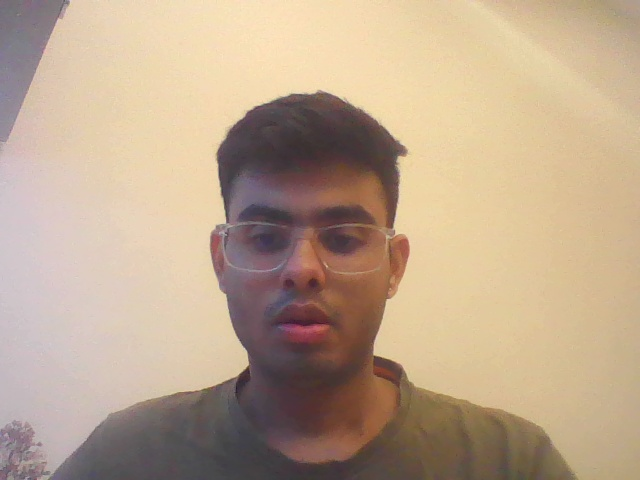
#> input picture dataset/USR001/USR001_000.jpg, 640 x 480 px
$ python -i image_matcher.py   (imports and definitions only)
#> lines starting #> are read from the running program, lines starting #| are printed output that depends on the picture
### config.py
"""
Configuration file for Multi-Modal Biometric Authentication System.
All system-wide constants and settings are defined here.
"""

import os

# Force OpenCV to bypass buggy MSMF driver that causes black screens
os.environ["OPENCV_VIDEOIO_PRIORITY_MSMF"] = "0"

# ============================================================
# PATH CONFIGURATION
# ============================================================
BASE_DIR = os.path.dirname(os.path.abspath(__file__))
DATASET_DIR = os.path.join(BASE_DIR, "dataset")
ENCODINGS_DIR = os.path.join(BASE_DIR, "encodings")
ENCODINGS_FILE = os.path.join(ENCODINGS_DIR, "face_encodings.pkl")
DATABASE_PATH = os.path.join(BASE_DIR, "database", "users.db")
LOG_DIR = os.path.join(BASE_DIR, "logs")

# ============================================================
# FACE RECOGNITION SETTINGS
# ============================================================
# InsightFace (ArcFace) uses cosine distance on L2-normalised 512-d embeddings.
# Same-person pairs typically land below 0.40; different people above 0.65.
FACE_RECOGNITION_TOLERANCE = 0.40    # Cosine distance threshold (lower = stricter)
MIN_FACE_CONFIDENCE = 0.6            # Minimum InsightFace det_score to accept
CAMERA_INDEX = 0                     # Webcam index (0 = default)
CAMERA_WIDTH = 640
CAMERA_HEIGHT = 480
FACE_FRAME_SKIP = 2                  # Process every Nth frame for performance

# ============================================================
# LIVENESS DETECTION SETTINGS
# ============================================================
LIVENESS_ENABLED = True
EYE_AR_THRESH = 0.25                  # Eye aspect ratio threshold for blink
EYE_AR_CONSEC_FRAMES = 2             # Consecutive frames for blink detection (lowered to catch fast blinks)
LIVENESS_BLINK_REQUIRED = 1          # Number of blinks required (lowered from 3 to 1 for convenience)
LIVENESS_TIMEOUT = 15                 # Seconds to wait for liveness check (increased slightly just in case)

# ============================================================
# FINGERPRINT / SERIAL SETTINGS
# ============================================================
SERIAL_PORT = "COM7"                  # Set your ESP32 port: Windows=COM7, macOS=/dev/cu.usbserial-*, Linux=/dev/ttyUSB0
SERIAL_BAUD_RATE = 115200
SERIAL_TIMEOUT = 2                    # Seconds
FINGERPRINT_TIMEOUT = 15              # Seconds to wait for fingerprint scan

# ============================================================
# SOFTWARE FINGERPRINT MATCHING (when R307S hardware is unavailable)
# Uses OpenCV ORB feature matching on fingerprint images.
# Set SOFTWARE_FINGERPRINT = True to use image-based matching
# instead of the ESP32 + R307S hardware.
# ============================================================
SOFTWARE_FINGERPRINT = False           # True = image-based, False = R307S hardware
FINGERPRINT_DATASET_DIR = os.path.join(BASE_DIR, "fingerprint_dataset")
FINGERPRINT_INBOX_DIR = os.path.join(BASE_DIR, "fingerprint_inbox")
FINGERPRINT_TEMPLATES_FILE = os.path.join(ENCODINGS_DIR, "fingerprint_templates.pkl")
FINGERPRINT_MATCH_THRESHOLD = 35     # Minimum good SIFT matches for positive ID (was 25)
FINGERPRINT_ORB_FEATURES = 3000      # Number of SIFT features to extract (was 1500)

# ============================================================
# AUTHENTICATION SETTINGS
# ============================================================
MAX_PIN_ATTEMPTS = 3
PIN_LENGTH = 4
SESSION_TIMEOUT = 30                  # Seconds before session expires
AUTH_LOG_ENABLED = True

# ============================================================
# UI SETTINGS
# ============================================================
WINDOW_TITLE = "SecureATM - Biometric Authentication"
WINDOW_WIDTH = 1200
WINDOW_HEIGHT = 750
THEME_MODE = "dark"                   # "dark" or "light"
PRIMARY_COLOR = "#00D4AA"             # Teal accent
SECONDARY_COLOR = "#1A1A2E"           # Dark background
ACCENT_COLOR = "#E94560"              # Red for errors/denied
SUCCESS_COLOR = "#00D4AA"             # Green for success
WARNING_COLOR = "#F5A623"             # Orange for warnings
TEXT_COLOR = "#EAEAEA"
CARD_COLOR = "#16213E"
FONT_FAMILY = "Segoe UI"

# ============================================================
# SIMULATION MODE (when hardware is not connected)
# ============================================================
SIMULATION_MODE = False               # Set True to simulate ESP32/fingerprint
SIMULATED_FINGERPRINT_DELAY = 2       # Seconds to simulate scan time

# ============================================================
# Create directories if they don't exist
# ============================================================
for directory in [DATASET_DIR, ENCODINGS_DIR, LOG_DIR,
                  os.path.dirname(DATABASE_PATH),
                  FINGERPRINT_DATASET_DIR]:
    os.makedirs(directory, exist_ok=True)

### utils/logger.py
"""
Logging utility for the Biometric Authentication System.
Provides structured, color-coded console output and persistent file logging.
"""

import os
import logging
from datetime import datetime
from colorama import init, Fore, Style

import config

# Initialize colorama for Windows terminal color support
init(autoreset=True)


class SystemLogger:
    """
    Centralized logger that writes to both console (color-coded)
    and a rotating log file for audit trails.
    """

    def __init__(self, name: str = "BiometricAuth"):
#> in match, img is the input picture: shape (480, 640, 3); mean B, G, R 141.2, 165.1, 187.9
        self.name = name
        self._setup_file_logger()

    def _setup_file_logger(self):
        """Configure file-based logging with timestamped log files."""
        log_filename = datetime.now().strftime("auth_%Y%m%d.log")
        log_path = os.path.join(config.LOG_DIR, log_filename)

        self.file_logger = logging.getLogger(self.name)
        self.file_logger.setLevel(logging.DEBUG)

        # Prevent duplicate handlers on re-initialization
        if not self.file_logger.handlers:
            handler = logging.FileHandler(log_path, encoding="utf-8")
            handler.setLevel(logging.DEBUG)
            formatter = logging.Formatter(
                "[%(asctime)s] [%(levelname)-8s] %(message)s",
                datefmt="%Y-%m-%d %H:%M:%S"
            )
            handler.setFormatter(formatter)
            self.file_logger.addHandler(handler)

    def _timestamp(self) -> str:
        return datetime.now().strftime("%H:%M:%S")

    def info(self, message: str):
        """Log informational message (cyan)."""
        print(f"{Fore.CYAN}[{self._timestamp()}] [INFO]    {message}{Style.RESET_ALL}")
        self.file_logger.info(message)

    # [4 lines left out: function success, not called in this run]

    def warning(self, message: str):
        """Log warning message (yellow)."""
        print(f"{Fore.YELLOW}[{self._timestamp()}] [WARNING] {message}{Style.RESET_ALL}")
        self.file_logger.warning(message)

    # [28 lines left out: functions error, auth_event, system_event, not called in this run]


# Global logger instance
logger = SystemLogger()

### fingerprint_module/image_matcher.py
"""
Software-based Fingerprint Matcher using OpenCV SIFT features.
Replaces the hardware R307S sensor when ESP32 is unavailable.

Uses SIFT (Scale-Invariant Feature Transform) for minutiae-like
feature extraction and FLANN-based KD-tree matching with Lowe's ratio test.
SIFT produces float32 descriptors that are more discriminative than
ORB's binary descriptors for fingerprint ridge patterns.
Includes CLAHE preprocessing for ridge contrast enhancement.
"""

import os
import cv2
import numpy as np
import pickle
from typing import Optional, Tuple, List, Dict, Any

import config
from utils.logger import logger


class FingerprintImageMatcher:
    """
    Software fingerprint matcher using SIFT feature detection
    and FLANN-based KD-tree matching.

    Replaces R307S hardware scanner for demo/testing environments.

    Pipeline:
        1. Preprocess (grayscale, resize, CLAHE, blur)
        2. SIFT feature extraction (keypoints + float32 descriptors)
        3. FLANN KD-tree matcher with kNN + Lowe's ratio test
        4. Score-based threshold decision
    """

    # FLANN parameters for SIFT (KD-tree, float32 descriptors)
    _FLANN_INDEX_KDTREE = 1
    _FLANN_INDEX_PARAMS = dict(algorithm=1, trees=5)
    _FLANN_SEARCH_PARAMS = dict(checks=50)

    def __init__(self):
        self.sift = cv2.SIFT_create(nfeatures=config.FINGERPRINT_ORB_FEATURES)
        self.flann = cv2.FlannBasedMatcher(
            self._FLANN_INDEX_PARAMS, self._FLANN_SEARCH_PARAMS
        )
        self.templates: Dict[int, Dict[str, Any]] = {}
        self.is_loaded = False
        self._next_id = 1

    # ═══════════════════════════════════════════════════════════
    # IMAGE PREPROCESSING
    # ═══════════════════════════════════════════════════════════

    def preprocess(self, image: np.ndarray) -> np.ndarray:
        """
        Enhance fingerprint image for robust feature extraction.

        Pipeline:
            1. Grayscale conversion
            2. Resize to standard 300×400 dimensions
            3. CLAHE (Contrast Limited Adaptive Histogram Equalization)
               for ridge contrast enhancement
            4. Gaussian blur for noise reduction

        Args:
            image: BGR or grayscale image

        Returns:
            Preprocessed grayscale image
        """
        # Convert to grayscale if needed
        if len(image.shape) == 3:
            gray = cv2.cvtColor(image, cv2.COLOR_BGR2GRAY)
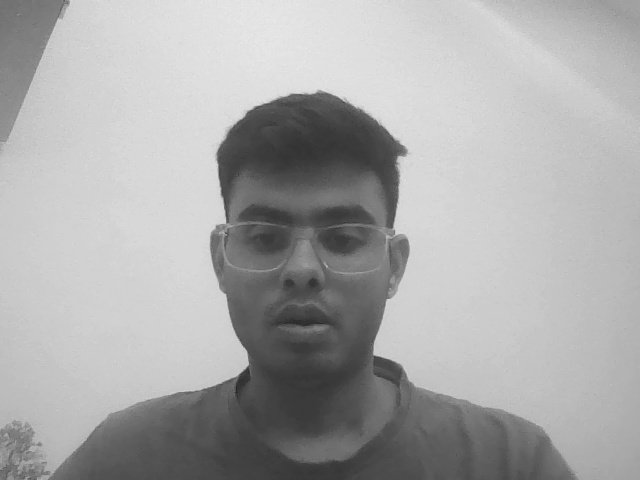
#> gray: shape (480, 640); min 29, max 233, mean 169.2
        else:
            gray = image.copy()

        # Resize to standard dimensions for consistent feature counts
        gray = cv2.resize(gray, (300, 400))
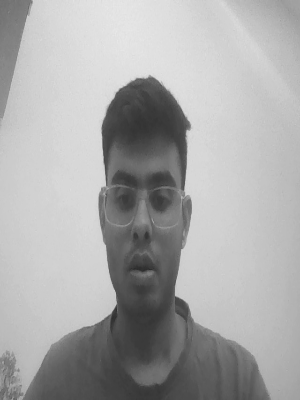
#> gray: shape (400, 300); min 43, max 232, mean 169.2

        # CLAHE for ridge contrast enhancement
        clahe = cv2.createCLAHE(clipLimit=3.0, tileGridSize=(8, 8))
        enhanced = clahe.apply(gray)
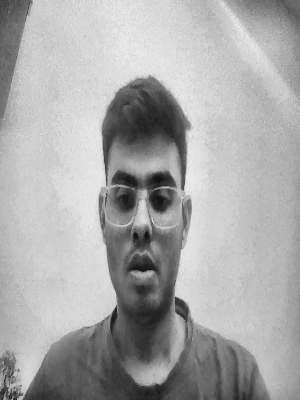
#> enhanced: shape (400, 300); min 14, max 238, mean 168.9

        # Gaussian blur for noise reduction
        enhanced = cv2.GaussianBlur(enhanced, (5, 5), 1.0)

        return enhanced

    # ═══════════════════════════════════════════════════════════
    # FEATURE EXTRACTION
    # ═══════════════════════════════════════════════════════════

    def extract_features(self, image: np.ndarray) -> Tuple[
            Optional[list], Optional[np.ndarray]]:
        """
        Extract SIFT keypoints and descriptors from a fingerprint image.

        Args:
            image: Raw fingerprint image (BGR or grayscale)

        Returns:
            Tuple of (keypoints, descriptors) or (None, None)
        """
        processed = self.preprocess(image)
        keypoints, descriptors = self.sift.detectAndCompute(processed, None)
#> keypoints = 120 keypoints; strongest (x, y, size): (145, 117, 45.9), (159, 203, 12.5), (152, 375, 17.2), (142, 215, 14.8)

        if descriptors is None or len(keypoints) < 10:
            logger.warning(
                f"Too few features extracted: "
                f"{len(keypoints) if keypoints else 0} keypoints"
            )
            return None, None

        # FLANN requires float32
        descriptors = descriptors.astype(np.float32)
        logger.info(f"Extracted {len(keypoints)} SIFT features from fingerprint")
        return keypoints, descriptors

    # ═══════════════════════════════════════════════════════════
    # ENROLLMENT
    # ═══════════════════════════════════════════════════════════

    # [59 lines left out: function enroll, not called in this run]

    # ═══════════════════════════════════════════════════════════
    # MATCHING
    # ═══════════════════════════════════════════════════════════

    def match(self, image_path: str,
              threshold: int = None) -> Tuple[Optional[int], bool, float]:
        """
        Match a fingerprint image against all stored templates.

        Uses ORB feature matching with Lowe's ratio test to find
        the best matching template above the confidence threshold.

        Args:
            image_path: Path to the probe fingerprint image
            threshold: Minimum good matches for positive ID
                       (default from config)

        Returns:
            Tuple of (fingerprint_id or None, is_match, confidence 0-1)
        """
        threshold = threshold or config.FINGERPRINT_MATCH_THRESHOLD

        img = cv2.imread(image_path)
        if img is None:
            logger.error(f"Cannot read fingerprint image: {image_path}")
            return None, False, 0.0

        probe_kps, probe_descs = self.extract_features(img)
#> probe_kps has the same summary as keypoints in extract_features
        if probe_descs is None:
            logger.warning("No features extracted from probe image")
            return None, False, 0.0

        best_fp_id = None
        best_score = 0

        for fp_id, template in self.templates.items():
            template_best_score = 0

            for descriptors in template['descriptor_sets']:
                try:
                    # kNN matching with k=2 for Lowe's ratio test
                    matches = self.flann.knnMatch(
                        probe_descs, descriptors.astype(np.float32), k=2
                    )

                    # Lowe's ratio test — keep only distinctive matches
                    good_matches = []
                    for match_pair in matches:
                        if len(match_pair) == 2:
                            m, n = match_pair
                            if m.distance < 0.75 * n.distance:
                                good_matches.append(m)

                    score = len(good_matches)

                    if score > template_best_score:
                        template_best_score = score

                except cv2.error as e:
                    logger.warning(f"Match error for template {fp_id}: {e}")
                    continue

            if template_best_score > best_score:
                best_score = template_best_score
                best_fp_id = fp_id
#> after the loop, best_score = 0

        # Calculate confidence as ratio of score to threshold
        confidence = min(best_score / max(threshold * 2, 1), 1.0)
#> confidence = 0

        if best_score >= threshold:
            user_id = self.templates[best_fp_id]['user_id']
            logger.success(
                f"Fingerprint matched: ID {best_fp_id} (user: {user_id}, "
                f"good_matches: {best_score}, confidence: {confidence:.1%})"
            )
            return best_fp_id, True, confidence
        else:
            logger.warning(
                f"No fingerprint match (best score: {best_score}, "
                f"threshold: {threshold})"
            )
            return None, False, confidence

    def match_and_visualize(self, image_path: str,
                            threshold: int = None) -> Tuple[
            Optional[int], bool, float, Optional[np.ndarray]]:
        """
        Match a fingerprint and generate a visualization of the
        keypoints extracted from the probe image.

        Useful for demo presentations to show the feature extraction.

        Returns:
            Tuple of (fp_id, is_match, confidence, visualization_image)
        """
        fp_id, is_match, confidence = self.match(image_path, threshold)
#> is_match = False; confidence = 0

        # Generate visualization
        img = cv2.imread(image_path)
        if img is not None:
            processed = self.preprocess(img)
            kps, _ = self.sift.detectAndCompute(processed, None)
#> kps has the same summary as keypoints in extract_features
            vis = cv2.drawKeypoints(
                processed, kps, None,
                color=(0, 212, 170),
                flags=cv2.DRAW_MATCHES_FLAGS_DRAW_RICH_KEYPOINTS
            )
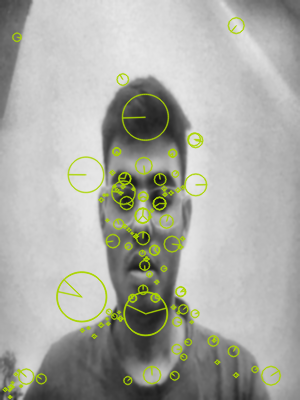
#> vis: shape (400, 300, 3); mean of channels 0, 1, 2 164.3, 171.5, 170.1; drawn as B, G, R
            return fp_id, is_match, confidence, vis

        return fp_id, is_match, confidence, None

    # ═══════════════════════════════════════════════════════════
    # PERSISTENCE
    # ═══════════════════════════════════════════════════════════

    # [35 lines left out: functions save_templates, load_templates, not called in this run]

>>> result = FingerprintImageMatcher().match_and_visualize('../dataset/USR001/USR001_000.jpg')
